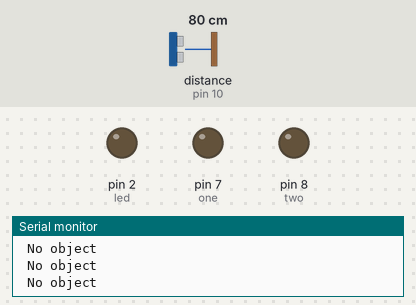
A sketch run on a simulated Arduino Uno, built with avr-gcc and run on an emulated ATmega328P. Parts: output pins drawn as LEDs (lit = HIGH), the last lines printed to the serial monitor. Wiring (inferred from the names in the program): ultrasonic range finder: trigger pin 9; echo pin 10. Inputs (shaded band) come from the test bench; at power-on: distance to the obstacle (sensor on pin 10) 80 cm. The echo pulse lasts 58.3 µs per cm; pins used as bus, display or sensor lines are not drawn.

Above: at 1.3 s.
1.4 s: distance to the obstacle (sensor on pin 10) set to 23 cm
2.9 s: distance to the obstacle (sensor on pin 10) set to 18 cm
At 3.4 s:
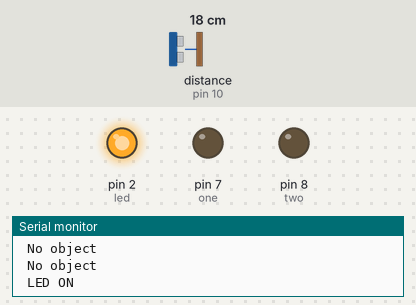
5.9 s: distance to the obstacle (sensor on pin 10) set to 12 cm
8.9 s: distance to the obstacle (sensor on pin 10) set to 9 cm
At 9.4 s:
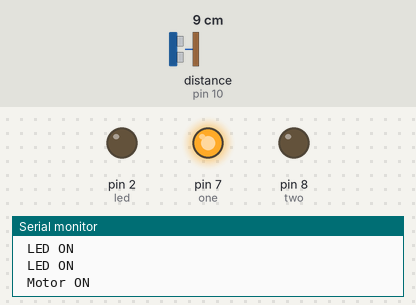
11.9 s: distance to the obstacle (sensor on pin 10) set to 35 cm
At 12.4 s:
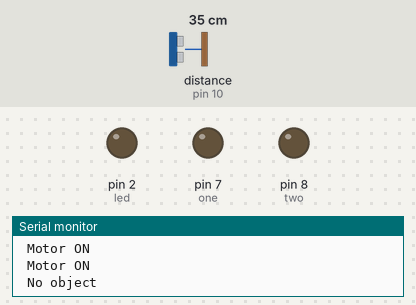
Timing chart, 0 to 14.5 s (numbered marks = the images above; inputs shaded):
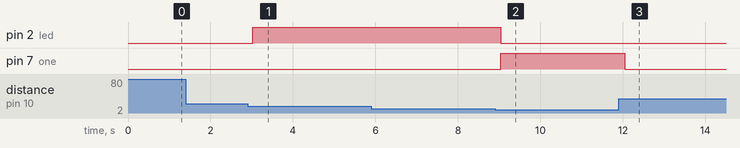

The sketch:

motor_project.ino
```cpp
const int trigPin = 9;
const int echoPin = 10;
#define one 7
#define two 8
#define led 2

void setup() {
  Serial.begin(9600);
  pinMode(trigPin, OUTPUT);
  pinMode(echoPin, INPUT);
  pinMode(one, OUTPUT);
  pinMode(two, OUTPUT);
  pinMode(led, OUTPUT);
}

void loop() {
  //motor
  digitalWrite(one, LOW);
  digitalWrite(two, LOW);
  digitalWrite(led, LOW);

  // sensor
  digitalWrite(trigPin, LOW);
  delayMicroseconds(2);
  digitalWrite(trigPin, HIGH);
  delayMicroseconds(10);
  digitalWrite(trigPin, LOW);

  long duration = pulseIn(echoPin, HIGH, 30000);
  float distance = duration * 0.0343 / 2;

  if(distance < 20 && distance > 10){
    Serial.println("\n LED ON");
    digitalWrite(led, HIGH);
  }else if(distance < 10 && distance > 0){
    Serial.println("\n Motor ON");
    digitalWrite(one, HIGH);
    digitalWrite(two, LOW);
  }else{
    Serial.println("\n No object");
  }
  delay(500);
}
```

Measured:
- the behaviour switches between 21 and 20 cm on distance to the obstacle (sensor on pin 10) (found by bisection; images 0 and 1)
- the behaviour switches between 11 and 10 cm on distance to the obstacle (sensor on pin 10) (found by bisection; images 1 and 2)
- after the input at 2.9 s, pin 2 (led): LOW → HIGH after 0.12 s
- after the input at 8.9 s, pin 2 (led): HIGH → LOW after 0.14 s; pin 7 (one): LOW → HIGH after 0.14 s
- after the input at 11.9 s, pin 7 (one): HIGH → LOW after 0.15 s
